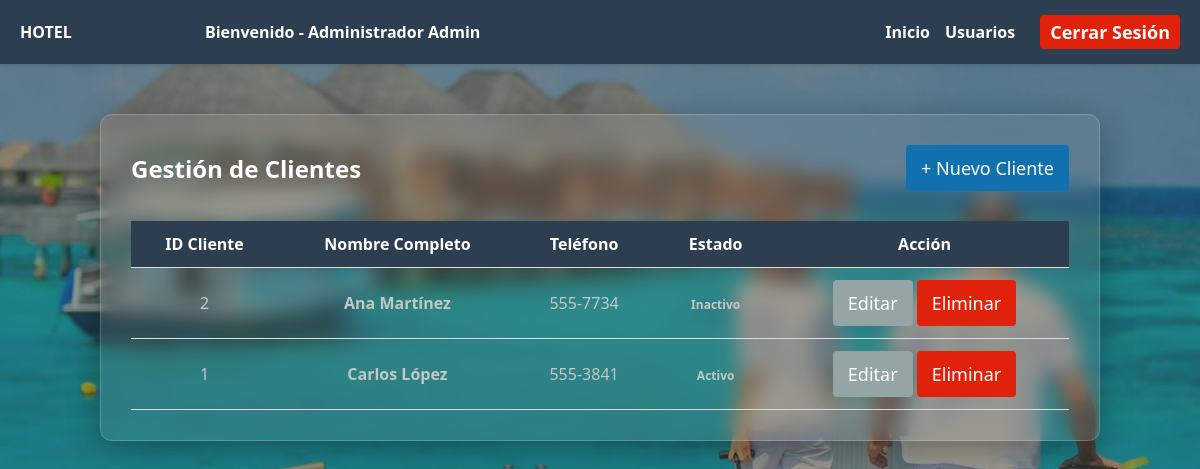
Page /views/clientes/clientes.php (signed in) on the committed database.
### tables this page shows
CREATE TABLE clientes (
    id_cliente INT AUTO_INCREMENT PRIMARY KEY,
    id_usuario INT DEFAULT NULL,
    nombre_completo VARCHAR(100) NOT NULL,
    telefono VARCHAR(20) NOT NULL,
    estado ENUM('Activo', 'Inactivo') DEFAULT 'Activo',
    FOREIGN KEY (id_usuario) REFERENCES usuarios(id_usuario) ON DELETE SET NULL
);

### views/clientes/clientes.php (the view, shortened to what this page needs)
<?php
$database = new Conexion();
$db = $database->obtenerConexion();
$stmt = $db->query("SELECT * FROM clientes ORDER BY id_cliente DESC");
$clientes = $stmt->fetchAll(PDO::FETCH_ASSOC);
?>
<!DOCTYPE html>
<html lang="es">
<head>
<link rel="stylesheet" href="../../css/clientes.css?v=<?php echo time(); ?>">
</head>
<body>
    <nav class="navbar">
        <a href="../panel.php" class="logo-link" style="text-decoration: none;">
            <div class="logo">HOTEL</div>
        </a>
        <div class="nav-links">
             <span style="font-weight: 600; margin-right: 390px;">
                Bienvenido -
                <?php echo($_SESSION['usuario_rol_id'] == 1 ? 'Administrador' : 'Cliente'); ?>
                <?php echo htmlspecialchars($_SESSION['usuario_nombre']); ?>
            </span>
            <a href="../panel.php">Inicio</a>
            <?php if ($_SESSION['usuario_rol_id'] == 1): ?>
                <a href="../usuarios/usuarios.php">Usuarios</a>
            <?php
endif; ?>
            <a href="../../php/auth/logout.php" class="btn btn-danger" style="margin-left: 10px; padding: 5px 10px;">Cerrar Sesión</a>
        </div>
    </nav>
    <div class="container crud-container">
        <div class="crud-header">
            <h2>Gestión de Clientes</h2>
            <a href="nuevo_cliente.php" class="btn btn-primary">+ Nuevo Cliente</a>
        </div>
        <table class="tabla-crud">
            <thead>
                <tr>
                    <th>ID Cliente</th>
                    <th>Nombre Completo</th>
                    <th>Teléfono</th>
                    <th>Estado</th>
                    <th>Acción</th>
                </tr>
            </thead>
            <tbody>
                <?php foreach ($clientes as $c): ?>
                    <tr>
                        <td style="color: #c6c6c6;"><?php echo $c['id_cliente']; ?></td>
                        <td style="color: #c6c6c6;" ><strong><?php echo htmlspecialchars($c['nombre_completo']); ?></strong></td>
                        <td style="color: #c6c6c6;"><?php echo htmlspecialchars($c['telefono']); ?></td>
                        <td>
                            <span style="color: #c6c6c6;" class="badge <?php echo $c['estado'] == 'Activo' ? 'badge-active' : 'badge-inactive'; ?>">
                                <?php echo $c['estado']; ?>
                            </span>
                        </td>
                        <td>
                            <a href="editar_cliente.php?id=<?php echo $c['id_cliente']; ?>" class="btn btn-secondary btn-small">Editar</a>
                            <button onclick="confirmarEliminacion(<?php echo $c['id_cliente']; ?>)" class="btn btn-danger btn-small">Eliminar</button>
                        </td>
                    </tr>
                <?php
endforeach; ?>
            </tbody>
        </table>
    </div>
</body>
</html>

### css/clientes.css (style rules this page uses)
* { margin: 0; padding: 0; box-sizing: border-box; font-family: 'Segoe UI', Tahoma, Geneva, Verdana, sans-serif; }
body { display: flex; flex-direction: column; min-height: 100vh; }
.navbar { background: #2c3e50; color: #fff; padding: 15px 20px; display: flex; justify-content: space-between; align-items: center; box-shadow: 0 2px 4px rgba(0,0,0,0.1); }
.navbar .nav-links { display: flex; gap: 15px; align-items: center; }
.navbar a { color: #fff; text-decoration: none; font-weight: 600; }
.container { max-width: 1000px; margin: 0 auto; padding: 20px; }
.btn { display: inline-block; padding: 11px 15px; border: none; border-radius: 4px; cursor: pointer; font-size: 18px; text-align: center; text-decoration: none; transition: background 0.3s; }
.btn-primary { background: #1170ae; color: #fff !important; }
.btn-danger { background: #e0210c; color: #fff !important; }
.btn-secondary { background: #95a5a6; color: #fff !important; }
body { background-color: #1a1a2e; background-image: url("../img/clientes.jpg"); background-size: cover; background-position: center; background-attachment: fixed; color: #f1f2f6; }
body::before { content: ""; position: fixed; inset: 1; background: #00000066; z-index: -1; }
.container { background: #c0b5b51a; backdrop-filter: blur(10px); border: 1px solid rgba(255, 255, 255, 0.2); border-radius: 12px; padding: 30px; margin-top: 50px !important; margin-bottom: 50px !important; margin-left: auto !important; margin-right: auto !important; width: 90%; max-width: 1000px; box-shadow: 0 8px 32px rgba(0, 0, 0, 0.3); }
table { width: 100%; border-collapse: collapse; color: #333; }
th, td { padding: 12px 15px; text-align: center; border-bottom: 1px solid #ddd; }
th { background-color: #2c3e50; color: white; }
.badge { padding: 4px 8px; border-radius: 12px; font-size: 12px; font-weight: 600; }
.crud-header { display: flex; justify-content: space-between; align-items: center; color: white; margin-bottom: 30px; }

### rows in the picture
clientes: id_cliente "2", nombre_completo "Ana Martínez", telefono "555-7734", estado "Inactivo"
clientes: id_cliente "1", nombre_completo "Carlos López", telefono "555-3841", estado "Activo"

### other values in the picture
$_SESSION['usuario_nombre'] "Admin"
